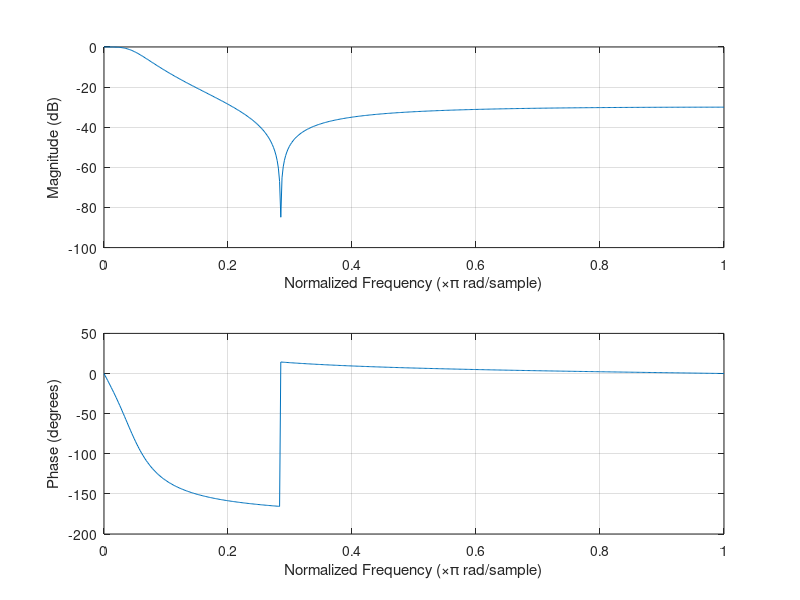

Recreate this plot in MATLAB. (Note: this script raises an error after producing the figure.)
clear all
close all
fs=48000;
fc=5000;
liczba_bit=20;
[b,a]=cheby2(2,30,2*fc/fs);
[sosl,g] = tf2sos(b,a);
figure(1)
 freqz(b,a);

for i=1:1
    for j=1:6
        [A,sos2(i,j),sos3(i,j)]=fixpoint(sosl(i,j),liczba_bit);
    end
end

bp(1,1:3)=sos2(1,1:3);
ap(1,1:3)=sos2(1,4:6);

probka=1000;
R1=0;
R2=0;
R3=0;
k=1:200;

sos2
sos3

[l,k,m]=fixpoint(g,liczba_bit);

hdl_creator(sos3,1,liczba_bit,m,'dmm')
m

for i=k
       
    b0_g=bp(1,1)*probka;
    b1_g=bp(1,2)*probka;
    b2_g=bp(1,3)*probka;
    %R3p(i)=R3;
    
    R3=floor(b0_g+R1);
    a1_g=R3*ap(1,2);
    a2_g=R3*ap(1,3);
    Rg=R3*g^(1/3);
    R1=b1_g-a1_g+R2;
    R2=b2_g-a2_g;
end

%figure(2)
%plot(k,R3p)